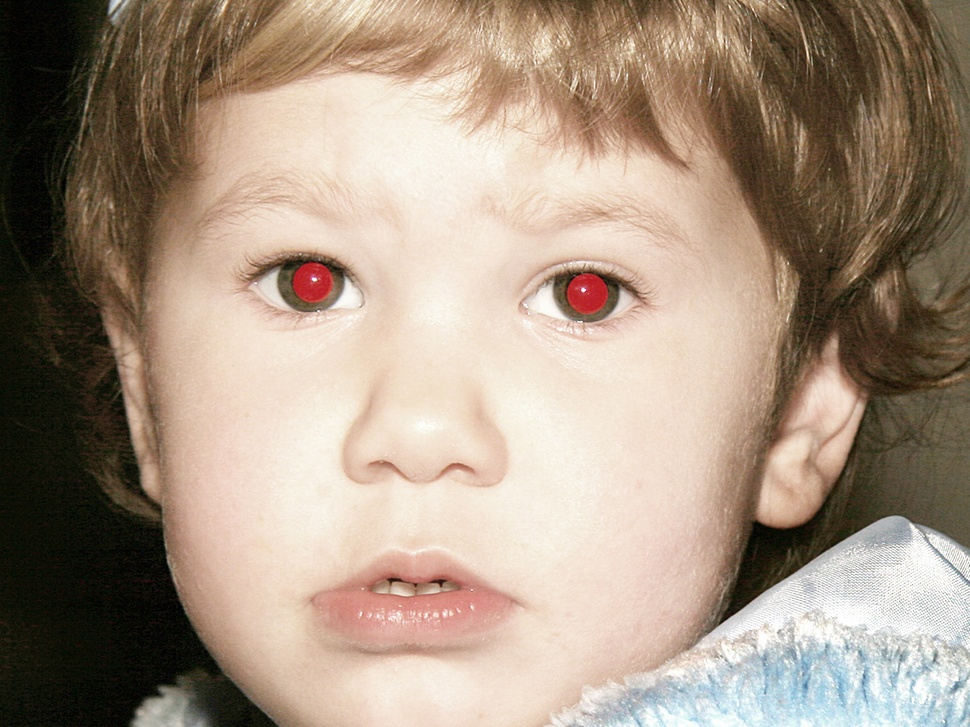
#> input picture image_processing/PA1_Images/kidred.jpg, 970 x 727 px, shrunk from 1600 x 1200 before the run, found by its file name
$ jupyter execute image_assignment_q3.ipynb
#> lines starting #> are read from the running program, lines starting #| are printed output that depends on the picture; after the words box and inside, x2 and y2 are one past the last pixel; in counts of white or black regions, pixels touching at a corner belong together
[cell 1]
import matplotlib.pyplot as plt
import numpy as np
import cv2

[cell 2]
def redeyeremove(img):
    origImg = np.array(img)
    # plt.imshow(img1)
    img1 = origImg.copy()
    for i in range(img1.shape[0]):
        for j in range(img1.shape[1]):
            if img1[i][j][0] >= 0 and img1[i][j][1] >= 0 and img1[i][j][2] >= 140 and img1[i][j][0] <= 220 and img1[i][j][1] <= 100 and img1[i][j][2] <= 255:
                img1[i][j] = [0, 0, 0]
    output = np.hstack((origImg, img1))
    plt.imshow(cv2.cvtColor(output, cv2.COLOR_BGR2RGB))

[cell 3]
img1 = cv2.imread(r"PA1_images\\kidred.jpg", 1)
#> img1 is the input picture: shape (727, 970, 3); mean B, G, R 130.4, 147.3, 165.3
redeyeremove(img1)
#> after the loop in redeyeremove, `for i in range(img1.shape[0]):`:
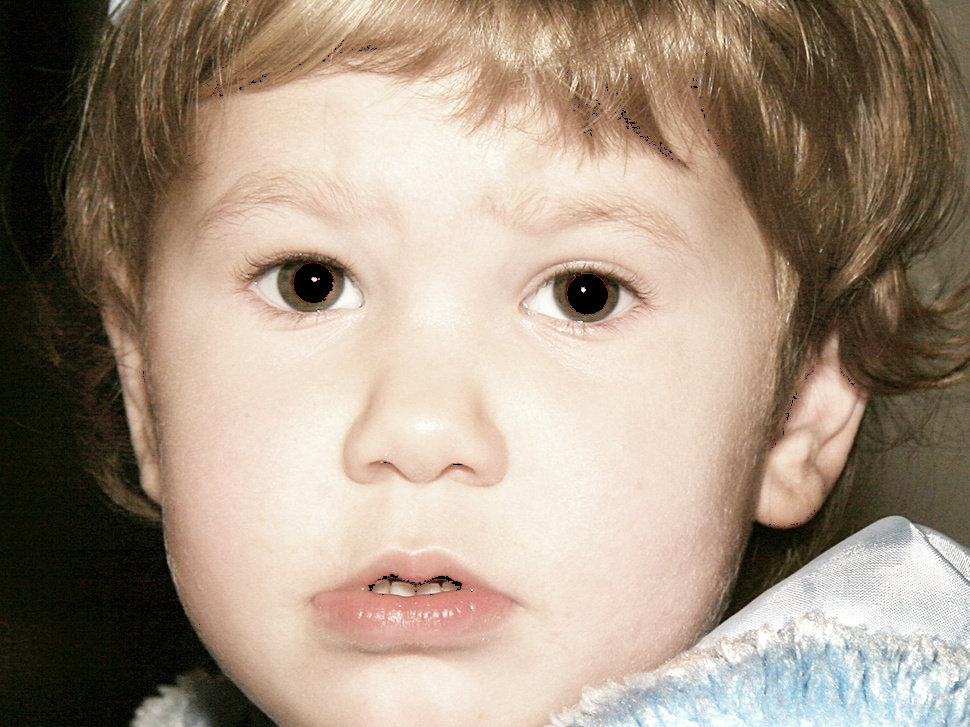
#> img1: shape (727, 970, 3); 0.45% of pixels changed, all inside (x1, y1, x2, y2) = (120, 1, 858, 625)

[cell 4]
img2 = cv2.imread(r"PA1_images\\Red-eye_effect.png", 1)
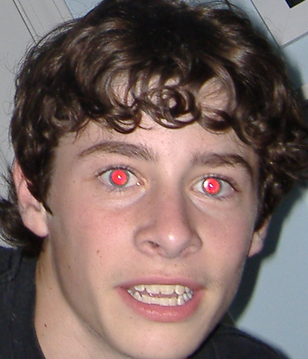
#> input picture image_processing/PA1_Images/Red-eye_effect.png, 308 x 359 px, shrunk from 508 x 592 before the run, found by its file name
#> img2 is the input picture: shape (359, 308, 3); mean B, G, R 96.9, 101.1, 120.7
redeyeremove(img2)
#> after the loop in redeyeremove (call 2), `for i in range(img1.shape[0]):`:
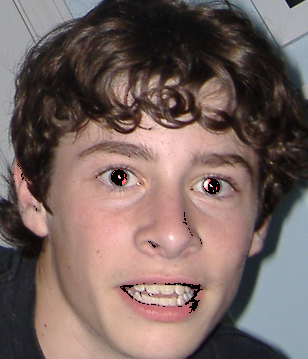
#> img1: shape (359, 308, 3); 0.62% of pixels changed, all inside (x1, y1, x2, y2) = (13, 95, 230, 313)
#> in redeyeremove (call 2), `output = np.hstack((origImg, img1))`:
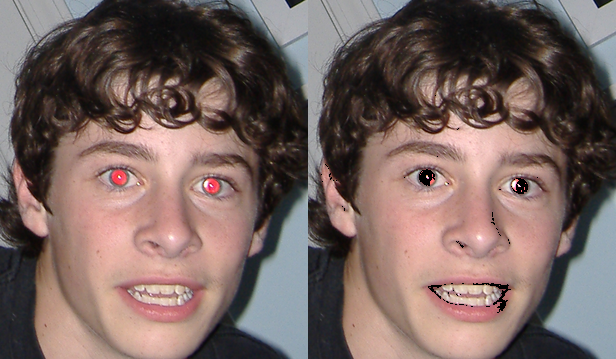
#> output: shape (359, 616, 3); mean B, G, R 96.6, 100.8, 120.2

[cell 5]
img3 = cv2.imread(r"PA1_images\\redeye.jpg", 1)
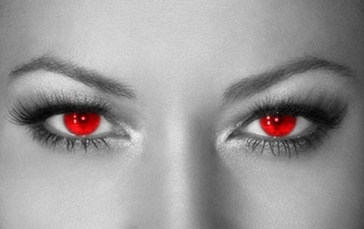
#> input picture image_processing/PA1_Images/redeye.jpg, 364 x 229 px, shrunk from 600 x 377 before the run, found by its file name
#> img3 is the input picture: shape (229, 364, 3); mean B, G, R 153.3, 153.3, 155.5
redeyeremove(img3)
#> after the loop in redeyeremove (call 3), `for i in range(img1.shape[0]):`:
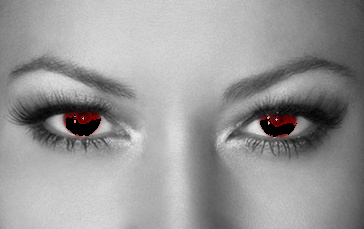
#> img1: shape (229, 364, 3); 0.95% of pixels changed, all inside (x1, y1, x2, y2) = (66, 114, 297, 137)
#> in redeyeremove (call 3), `output = np.hstack((origImg, img1))`:
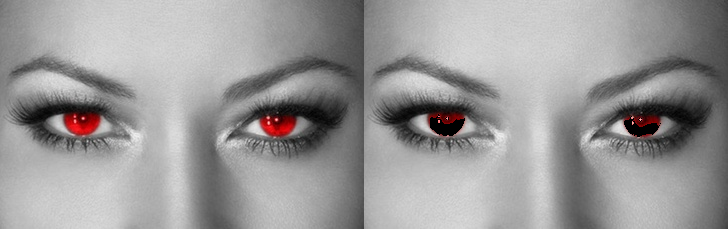
#> output: shape (229, 728, 3); mean B, G, R 153.2, 153.2, 154.7

[cell 6]
img4 = cv2.imread(r"PA1_images\\redeyebaby.jpg", 1)
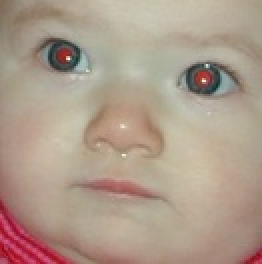
#> input picture image_processing/PA1_Images/redeyebaby.jpg, 131 x 132 px, shrunk from 216 x 218 before the run, found by its file name (shown 2 times larger)
#> img4 is the input picture: shape (132, 131, 3); mean B, G, R 139.1, 155.1, 174.1
redeyeremove(img4)
#> after the loop in redeyeremove (call 4), `for i in range(img1.shape[0]):`:
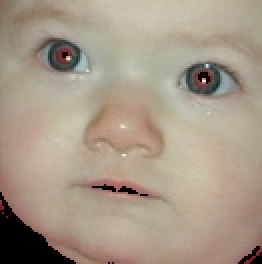
#> img1: shape (132, 131, 3) (shown 2 times larger); 4.12% of pixels changed, all inside (x1, y1, x2, y2) = (0, 26, 131, 132)
#> in redeyeremove (call 4), `output = np.hstack((origImg, img1))`:
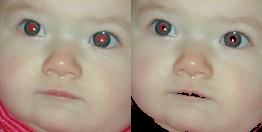
#> output: shape (132, 262, 3); mean B, G, R 137.5, 153.9, 170.6
